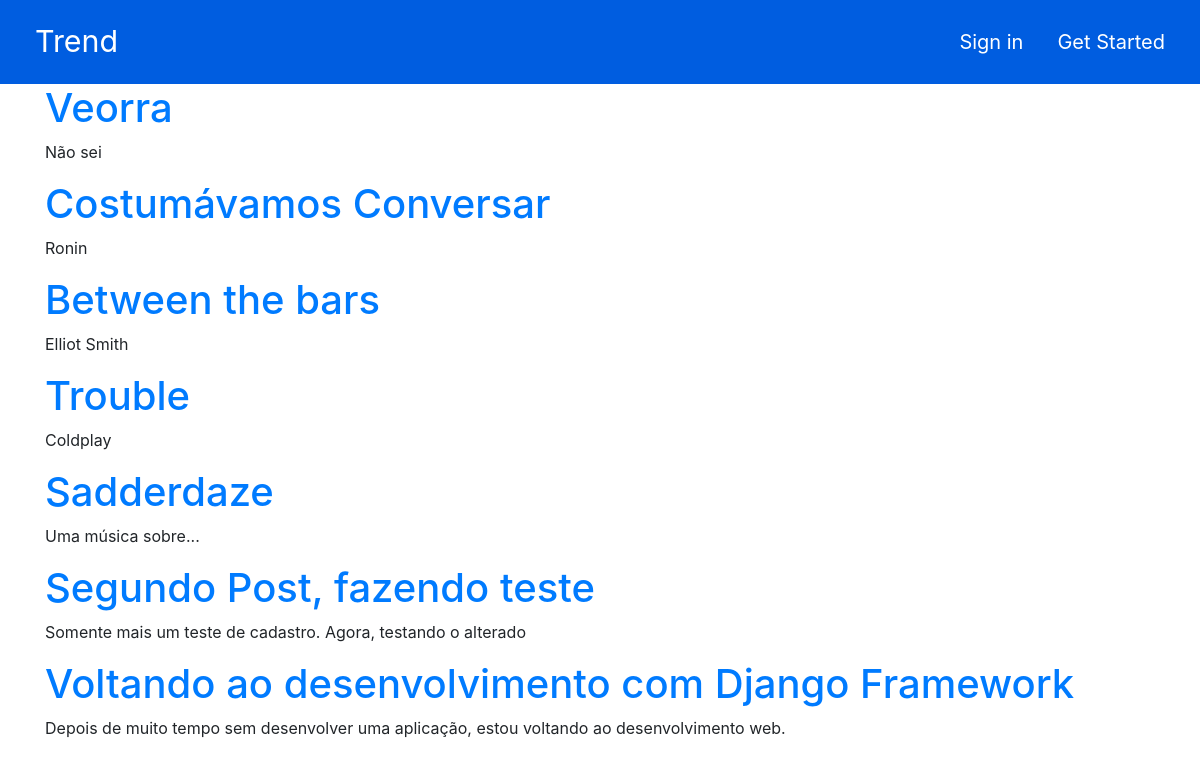
Page /allPosts on the committed database.
### application/models.py (models this page shows, shortened)
class Post(models.Model):
    STATUS = (('public', 'Public'), ('private', 'Private'),)
    title = models.CharField(max_length=250)
    slug = models.SlugField(max_length=250)
    author = models.ForeignKey(User, on_delete=models.CASCADE)
    content = models.TextField()
    published = models.DateTimeField(default=timezone.now)
    updated = models.DateTimeField(auto_now=True)
    status = models.CharField(max_length=10, choices=STATUS, default='private')
    def get_absolute_url(self):
        return reverse('detailPost', args=[self.slug])
    class Meta:
        ordering = ('-published',)

### application/views.py (the view)
# urls.py: path('allPosts', views.PostListView.as_view(), name='listPosts'),
class PostListView(ListView):
    model = Post
    template_name = 'post/list-posts.html'

### application/templates/post/list-posts.html (shortened to what this page needs)
{% extends 'base.html' %}
{% block content %}
    {% for post in object_list %}
        <h1><a href="{{post.get_absolute_url}}">{{post.title}}</a></h1>
        <p>{{post.content}}</p>
    {% endfor %}
{% endblock content %}

### rows in the picture
Post: title "Veorra", content "Não sei"
Post: title "Costumávamos Conversar", content "Ronin"
Post: title "Between the bars", content "Elliot Smith"
Post: title "Trouble", content "Coldplay"
Post: title "Sadderdaze", content "Uma música sobre..."
Post: title "Segundo Post, fazendo teste", content "Somente mais um teste de cadastro. Agora, testando o alterado"
Post: title "Voltando ao desenvolvimento com Django Framework", content "Depois de muito tempo sem desenvolver uma aplicação, estou voltando ao desenvolvimento web."
